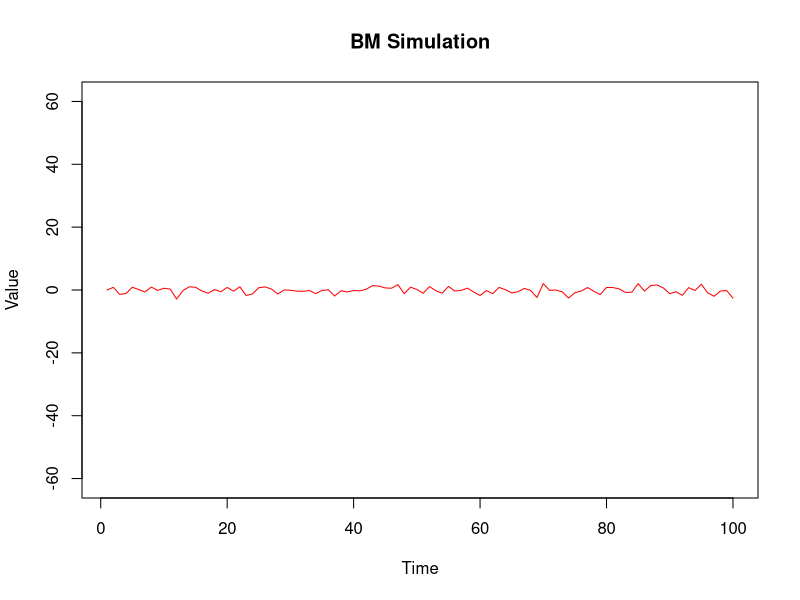
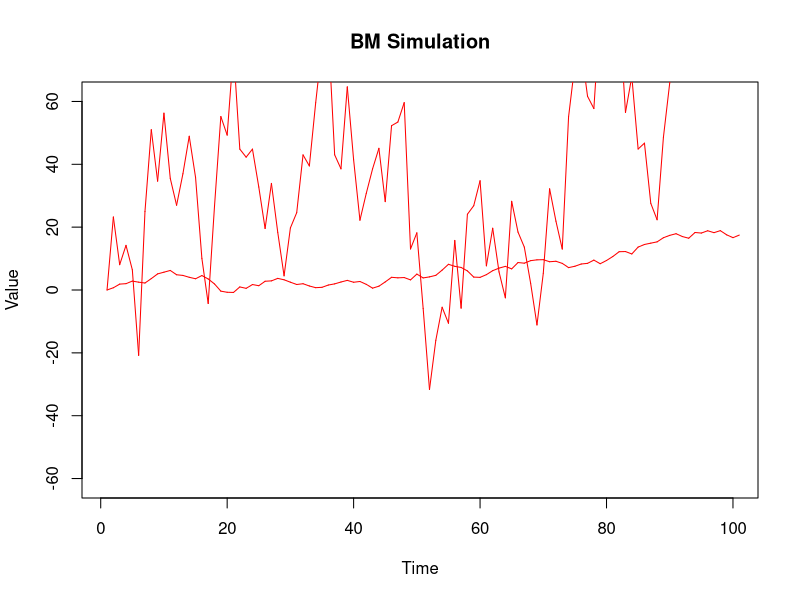
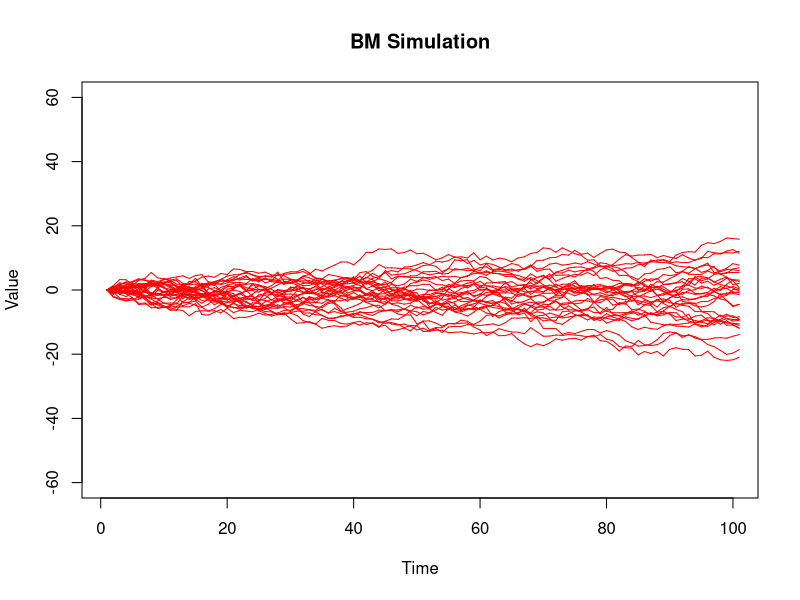
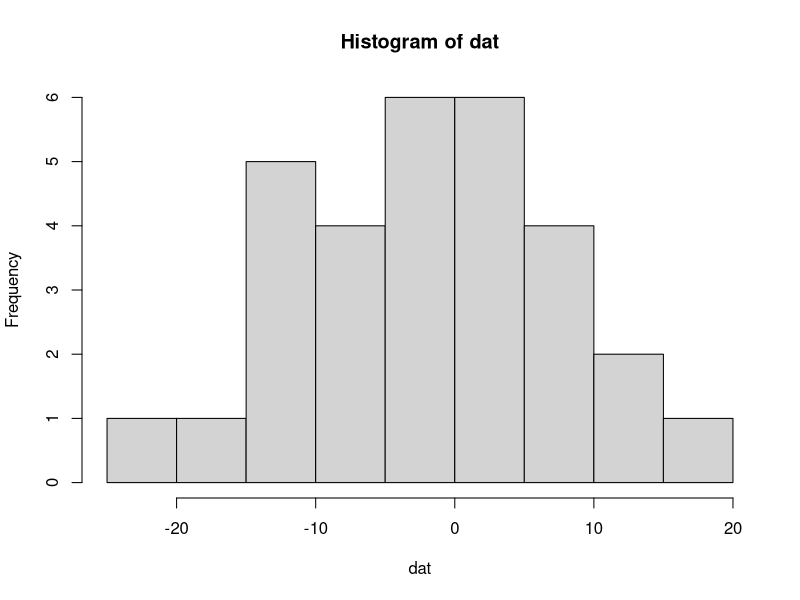

R code for these plots, in order:
########################################################################
#  Stochastic Simulations 
#  BM and OU simulations to help visualize the effects of the model 
#  parameters on the evolution of species in macroevolution.
#  In phylogenetic comparative methods, we use the BM and OU models 
#  to account for shared ancestry. Therefore, these simulations show a 
#  "cartoon" of the process of evolution that we are assuming
########################################################################
 
nsteps = 100               	# Number of evolutionary steps (generations, etc.)
x <- c(0:nsteps)			# initialize the evolutionary history, 100 gens
devs = rnorm(nsteps)		# deviations = amount of phenotypic change per step
							# simulated here with mean zero variance 1

# x[2] <- x[1] + devs[1]    # evolution = taking the ancestral value and adding  							# on a random amount of change

# More generally, x[i+1] <- x[i] + devs[i]

for (i in 1:nsteps)     # Put into a for loop to traverse the history
{
	x[i+1] <- x[i] + devs[i]
}
# Plot of phenotypic value of one lineage through time
plot(1:length(devs), devs, type = "l", col="red", ylim = c(-max(devs)*30, max(devs)*30), xlab="Time", ylab="Value", main="BM Simulation")

### Now make a nice simulation by ploting each evolutionary change 

plot(1:length(devs), devs, type = "n", col="red", ylim = c(-max(devs)*30, max(devs)*30), xlab="Time", ylab="Value", main="BM Simulation")

devs = rnorm(nsteps) 
for (i in 1:nsteps)     # Put into a for loop to traverse the history
{
  x[i+1] <- x[i] + devs[i]
  lines(i:(i+1), x[i:(i+1)], col="red")
}

# Now add in sigma parameter 
sigma= 20					# sigma parameter, arbitrarily set to 20

devs = rnorm(nsteps) 
for (i in 1:nsteps)     # Put into a for loop to traverse the history
{
  x[i+1] <- x[i] + sigma*devs[i]
  lines(i:(i+1), x[i:(i+1)], col="red")
}

# Wrap into a function:

bmsim <- function(sigma=1, nlineages=1, nsteps=100, yylim=c(-60,60) )  {
							# initalize the plot, but donʻt plot points
  plot(1:length(devs), devs, type = "n",   col="red", 	ylim = yylim, xlab="Time", ylab="Value", main="BM Simulation")

  for (j in 1:nlineages)    # loop over lineages
  { 
    devs = rnorm(nsteps) 		# draw the history of evolutionary changes
    for (i in 1:nsteps) {

      x[i+1] <- x[i] + sigma*devs[i]
      lines(i:(i+1), x[i:(i+1)], col="red")
	
    }
  }
}

### Save the final value for each lineage into a vector and return

bmsim <- function(sigma=1, nlineages=1, nsteps=100, yylim=c(-60,60) )  {

  final <- 1:nlineages # initialize the vector to hold final values
							# initialize the plot, but donʻt plot points
  plot(1:length(devs), devs, type = "n",   col="red", 	ylim = yylim, xlab="Time", ylab="Value", main="BM Simulation")

  for (j in 1:nlineages)    # loop over lineages
  { 
    devs = rnorm(nsteps) 		# draw the history of evolutionary changes
    for (i in 1:nsteps) {

      x[i+1] <- x[i] + sigma*devs[i]
      lines(i:(i+1), x[i:(i+1)], col="red")
	
    }
    final[j] <- x[nsteps+1] 
  }
  return(final)
}

dat <- bmsim(1,30)    # save the final values to "dat"
quartz()              # make a new plot window
hist(dat)             # plot a histogram of the phenotypic distribution


## The OU process is a generalization of BM, with a term for a deterministic 
## component. It is the "strength of selection" times 
##   "the distance from the optimum"
## Make all of the same modifications above to the OU code

ousim <- function(nsteps=100, sigma=1, alpha=.01, theta=20, yylim=c(-60,60))  {

  plot(1:length(devs), devs, type = "n",  col="red", ylim = yylim, xlab="Time", ylab="Value", main="OU Simulation")

  devs = rnorm(nsteps) 
  for (i in 1:nsteps) {

  	x[i+1] <- x[i] + alpha*(theta-x[i]) + sigma*devs[i]
  	lines(i:(i+1), x[i:(i+1)], col="red")
	
  }
}

# The algorithm for a cummulative sum for an OU process
#  	x[i+1] <- alpha*(theta-x[i]) + sigma*devs[i] + x[i]
